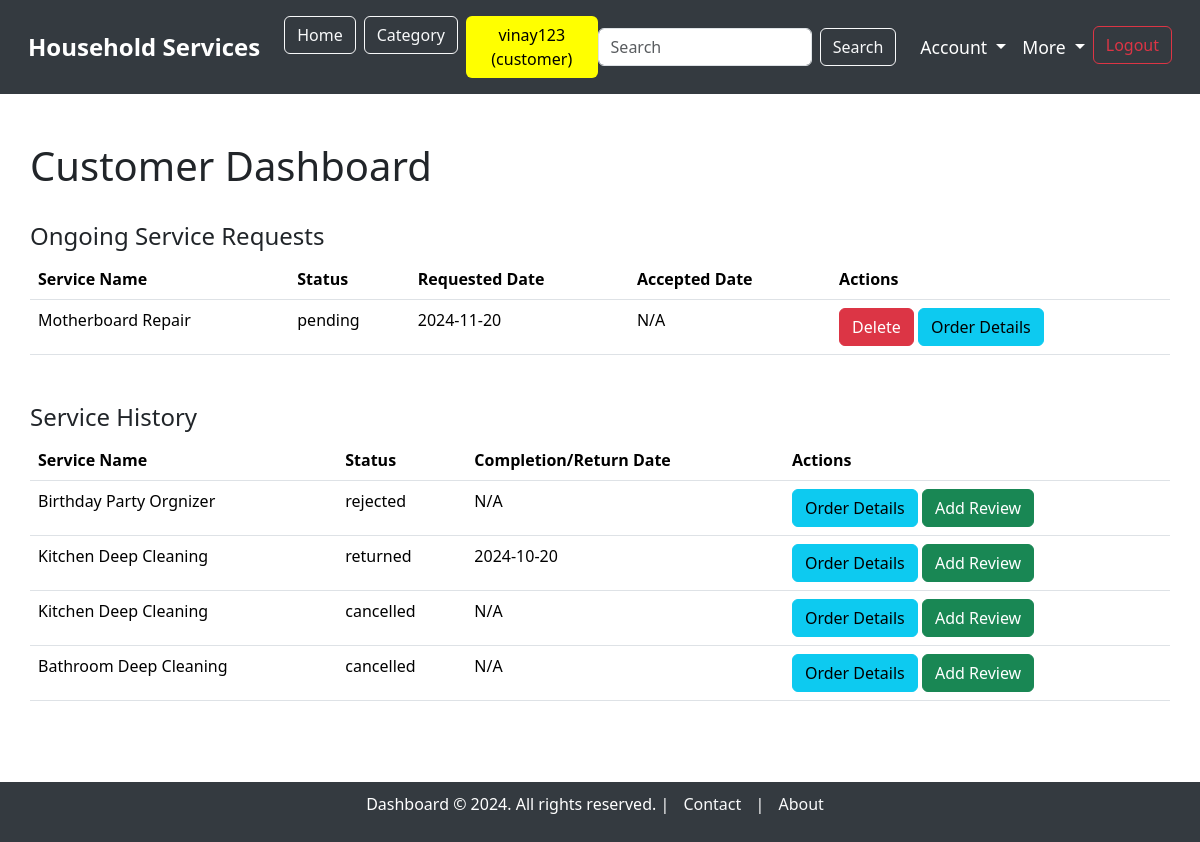
/customer_dashboard (signed in), run on the app's committed database.
### model.py (models this page shows, shortened)
class ServiceRequest(db.Model):
    __tablename__ = "service_requests"
    service_request_id = db.Column(db.Integer, autoincrement=True, primary_key=True)
    service_id = db.Column(db.Integer, db.ForeignKey('service.service_id', ondelete='CASCADE'), nullable=False)
    user_id = db.Column(db.Integer, db.ForeignKey('users.user_id'), nullable=False)
    supplier_id = db.Column(db.Integer, db.ForeignKey('users.user_id'), nullable=True)  # Link to supplier (optional)
    service_description = db.Column(db.String, nullable=False)
    experience_years = db.Column(db.Integer, nullable=True)
    created_at = db.Column(db.DateTime, default=datetime.utcnow)
    updated_at = db.Column(db.DateTime, default=datetime.utcnow, onupdate=datetime.utcnow)
    date_requested = db.Column(db.DateTime, default=datetime.utcnow, nullable=True)
    date_issued = db.Column(db.DateTime, nullable=True)  #accepted date
    date_completed = db.Column(db.DateTime, nullable=True)
    date_returned = db.Column(db.DateTime, nullable=True)
    status = db.Column(db.String, default='pending')  # 'pending', 'accepted', 'rejected', 'completed', 'returned', 'cancelled'
    price = db.Column(db.Integer, nullable=False)  # Price associated with the service
    customer = db.relationship('User', foreign_keys=[user_id], backref='customer_requests')
    supplier = db.relationship('User', foreign_keys=[supplier_id], backref='supplier_requests')
    service = db.relationship('Service', backref='requests')

class Service(db.Model):
    __tablename__ = "service"
    service_id = db.Column(db.Integer, autoincrement=True, primary_key=True)
    category_id = db.Column(db.Integer, db.ForeignKey('category.category_id'), nullable=False)  # Link to Category model
    supplier_id = db.Column(db.Integer, db.ForeignKey('users.user_id', ondelete='CASCADE'), nullable=False)  # Link to the supplier with cascade delete
    service_name = db.Column(db.String, unique=True, nullable=False)
    service_description = db.Column(db.String, nullable=False)
    created_at = db.Column(db.DateTime, default=datetime.utcnow)
    updated_at = db.Column(db.DateTime, default=datetime.utcnow, onupdate=datetime.utcnow)
    price = db.Column(db.Integer)
    image = db.Column(db.String)  # Path to the uploaded image
    supplier = db.relationship('User', backref='services')  # Relationship to supplier (User)
    category = db.relationship('Category', backref='services')  # Relationship to Category

### main.py (the view)
@app.route('/customer_dashboard', methods=['GET'])
@login_required("customer")
def customer_dashboard():
    user_id = session.get('user_id')
    service_requests = ServiceRequest.query.filter_by(user_id=user_id).filter(ServiceRequest.status.in_(['pending', 'accepted'])).all()
    history_requests = ServiceRequest.query.filter_by(user_id=user_id).filter(ServiceRequest.status.in_(['completed', 'returned', 'rejected', 'cancelled'])).all()
    return render_template('dashboard/customer_dashboard.html',
                           service_requests=service_requests,
                           history_requests=history_requests)

### main.py (called while the page is built)
def login_required(roles):
    def wrapper(original):
        @wraps(original)
        def inner(*args, **kwargs):
            role_list = roles.split(', ')
            if session.get("username") and session.get("role") in role_list:
                return original(*args, **kwargs)
            else:
                flash(f"You need to login as one of the following roles: {', '.join(role_list)}", "warning")
                return redirect(url_for("login"))
        return inner
    return wrapper

### templates/dashboard/customer_dashboard.html (shortened to what this page needs)
{% extends 'base_dashboard.html' %}
{% block content %}
<div class="container mt-5">
    <div class="d-flex justify-content-between align-items-center">
        <h1>Customer Dashboard</h1>
    </div>
    <br>
    <h4>Ongoing Service Requests</h4>
    {% if service_requests %}
        <table class="table">
            <thead>
                <tr>
                    <th>Service Name</th>
                    <th>Status</th>
                    <th>Requested Date</th>
                    <th>Accepted Date</th>
                    <th>Actions</th>
                </tr>
            </thead>
            <tbody>
                {% for request in service_requests %}
                    <tr>
                        <td>{{ request.service.service_name }}</td>
                        <td>{{ request.status }}</td>
                        <td>{{ request.date_requested.strftime('%Y-%m-%d') }}</td>
                        <td>{{ request.date_issued.strftime('%Y-%m-%d') if request.date_issued else 'N/A' }}</td>
                        <td>
                            <form action="{{ url_for('delete_service_request', service_request_id=request.service_request_id) }}" method="POST" onsubmit="return confirm('Are you sure you want to delete this service request? But service is not display in Service History section');" style="display:inline;">
                                <button type="submit" class="btn btn-danger">Delete</button>
                            </form>
                            <a href="{{ url_for('order_details', service_request_id=request.service_request_id) }}" class="btn btn-info">Order Details</a>
                        </td>
                    </tr>
                {% endfor %}
            </tbody>
        </table>
    {% else %}
        <p>No ongoing service requests found.</p>
    {% endif %}
    <h4 class="mt-5">Service History</h4>
    {% if history_requests %}
        <table class="table">
            <thead>
                <tr>
                    <th>Service Name</th>
                    <th>Status</th>
                    <th>Completion/Return Date</th>
                    <th>Actions</th>
                </tr>
            </thead>
            <tbody>
                {% for request in history_requests %}
                    <tr>
                        <td>{{ request.service.service_name }}</td>
                        <td>{{ request.status }}</td>
                        <td>
                            {% if request.status == 'completed' %}
                                {{ request.date_completed.strftime('%Y-%m-%d') if request.date_completed else 'N/A' }}
                            {% elif request.status == 'returned' %}
                                {{ request.date_returned.strftime('%Y-%m-%d') if request.date_returned else 'N/A' }}
                            {% elif request.status == 'rejected' %}
                                {{ request.date_rejected.strftime('%Y-%m-%d') if request.date_rejected else 'N/A' }}
                            {% elif request.status == 'cancelled' %}
                                {{ request.date_cancelled.strftime('%Y-%m-%d') if request.date_cancelled else 'N/A' }}
                            {% else %}
                                N/A
                            {% endif %}
                        </td>
                        <td>
                            <a href="{{ url_for('order_details', service_request_id=request.service_request_id) }}" class="btn btn-info">Order Details</a>
                            {% if request.status in ['completed', 'returned', 'rejected', 'cancelled'] %}
                                <a href="{{ url_for('leave_review', service_request_id=request.service_request_id) }}" class="btn btn-success mt-0">Add Review</a>
                            {% endif %}
                        </td>
                    </tr>
                {% endfor %}
            </tbody>
        </table>
    {% else %}
        <p>No service history found.</p>
    {% endif %}
</div>
{% endblock %}

### templates/base_dashboard.html (style rules this page uses)
body { overflow-x: hidden; }
.container { max-width: 100%; padding: 0 15px; }

### data on the page
ServiceRequest: service.service_name "Motherboard Repair", status "pending", date_requested "2024-11-20", date_issued "N/A"
ServiceRequest: service.service_name "Birthday Party Orgnizer", status "rejected", date_rejected "N/A"
ServiceRequest: service.service_name "Kitchen Deep Cleaning", status "returned", date_returned "2024-10-20"
ServiceRequest: service.service_name "Kitchen Deep Cleaning", status "cancelled", date_cancelled "N/A"
ServiceRequest: service.service_name "Bathroom Deep Cleaning", status "cancelled", date_cancelled "N/A"

### other printed values
{{ session.get('username') }} "vinay123"
{{ session.get('role') }} "customer"
